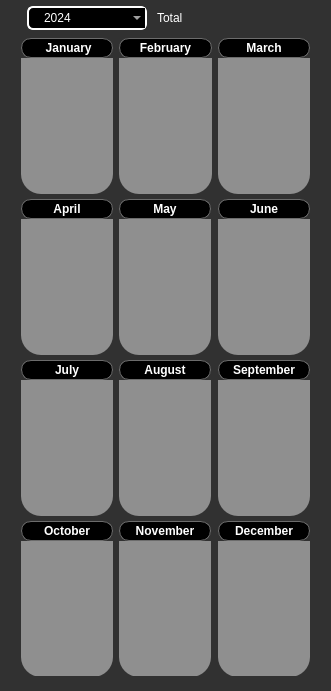
   <widget class="QFrame" name="Breeding_Info_Frame">
    <property name="enabled">
     <bool>true</bool>
    </property>
    <property name="geometry">
     <rect>
      <x>310</x>
      <y>10</y>
      <width>331</width>
      <height>691</height>
     </rect>
    </property>
    <property name="minimumSize">
     <size>
      <width>331</width>
      <height>691</height>
     </size>
    </property>
    <property name="maximumSize">
     <size>
      <width>331</width>
      <height>691</height>
     </size>
    </property>
    <property name="mouseTracking">
     <bool>false</bool>
    </property>
    <property name="styleSheet">
     <string notr="true">QWidget{
	background-color: rgb(49, 49, 49);
	color: rgb(255, 255, 255);
	border-style: outset;
    	border-radius: 20px;
	font: 75 10pt &quot;Acme&quot;;
}</string>
    </property>
    <property name="frameShape">
     <enum>QFrame::StyledPanel</enum>
    </property>
    <property name="frameShadow">
     <enum>QFrame::Raised</enum>
    </property>
    <widget class="QComboBox" name="YearSelection_Rabbit">
     <property name="geometry">
      <rect>
       <x>27</x>
       <y>6</y>
       <width>120</width>
       <height>24</height>
      </rect>
     </property>
     <property name="minimumSize">
      <size>
       <width>120</width>
       <height>24</height>
      </size>
     </property>
     <property name="maximumSize">
      <size>
       <width>120</width>
       <height>24</height>
      </size>
     </property>
     <property name="styleSheet">
      <string notr="true">QComboBox{
	border: 2px solid white;
	border-radius:6px;
	padding:1px 18px 1px 3px;
	background-color: rgb(0, 0, 0);
	color: rgb(255, 255, 255);
	padding-left: 15px;
	selection-background-color: #2980B9;
}</string>
     </property>
     <item>
      <property name="text">
       <string>2024</string>
      </property>
      <property name="icon">
       <iconset resource="resources.qrc">
        <normaloff>:/Icons/Calendar_White.png</normaloff>:/Icons/Calendar_White.png</iconset>
      </property>
     </item>
     <item>
      <property name="text">
       <string>2025</string>
      </property>
      <property name="icon">
       <iconset resource="resources.qrc">
        <normaloff>:/Icons/Calendar_White.png</normaloff>:/Icons/Calendar_White.png</iconset>
      </property>
     </item>
     <item>
      <property name="text">
       <string>2026</string>
      </property>
      <property name="icon">
       <iconset resource="resources.qrc">
        <normaloff>:/Icons/Calendar_White.png</normaloff>:/Icons/Calendar_White.png</iconset>
      </property>
     </item>
     <item>
      <property name="text">
       <string>2027</string>
      </property>
      <property name="icon">
       <iconset resource="resources.qrc">
        <normaloff>:/Icons/Calendar_White.png</normaloff>:/Icons/Calendar_White.png</iconset>
      </property>
     </item>
     <item>
      <property name="text">
       <string>2028</string>
      </property>
      <property name="icon">
       <iconset resource="resources.qrc">
        <normaloff>:/Icons/Calendar_White.png</normaloff>:/Icons/Calendar_White.png</iconset>
      </property>
     </item>
     <item>
      <property name="text">
       <string>2029</string>
      </property>
      <property name="icon">
       <iconset resource="resources.qrc">
        <normaloff>:/Icons/Calendar_White.png</normaloff>:/Icons/Calendar_White.png</iconset>
      </property>
     </item>
     <item>
      <property name="text">
       <string>2030</string>
      </property>
      <property name="icon">
       <iconset resource="resources.qrc">
        <normaloff>:/Icons/Calendar_White.png</normaloff>:/Icons/Calendar_White.png</iconset>
      </property>
     </item>
     <item>
      <property name="text">
       <string>2031</string>
      </property>
      <property name="icon">
       <iconset resource="resources.qrc">
        <normaloff>:/Icons/Calendar_White.png</normaloff>:/Icons/Calendar_White.png</iconset>
      </property>
     </item>
     <item>
      <property name="text">
       <string>2032</string>
      </property>
      <property name="icon">
       <iconset resource="resources.qrc">
        <normaloff>:/Icons/Calendar_White.png</normaloff>:/Icons/Calendar_White.png</iconset>
      </property>
     </item>
     <item>
      <property name="text">
       <string>2033</string>
      </property>
      <property name="icon">
       <iconset resource="resources.qrc">
        <normaloff>:/Icons/Calendar_White.png</normaloff>:/Icons/Calendar_White.png</iconset>
      </property>
     </item>
     <item>
      <property name="text">
       <string>2034</string>
      </property>
      <property name="icon">
       <iconset resource="resources.qrc">
        <normaloff>:/Icons/Calendar_White.png</normaloff>:/Icons/Calendar_White.png</iconset>
      </property>
     </item>
     <item>
      <property name="text">
       <string>2035</string>
      </property>
      <property name="icon">
       <iconset resource="resources.qrc">
        <normaloff>:/Icons/Calendar_White.png</normaloff>:/Icons/Calendar_White.png</iconset>
      </property>
     </item>
     <item>
      <property name="text">
       <string>2036</string>
      </property>
      <property name="icon">
       <iconset resource="resources.qrc">
        <normaloff>:/Icons/Calendar_White.png</normaloff>:/Icons/Calendar_White.png</iconset>
      </property>
     </item>
     <item>
      <property name="text">
       <string>2037</string>
      </property>
      <property name="icon">
       <iconset resource="resources.qrc">
        <normaloff>:/Icons/Calendar_White.png</normaloff>:/Icons/Calendar_White.png</iconset>
      </property>
     </item>
     <item>
      <property name="text">
       <string>2038</string>
      </property>
      <property name="icon">
       <iconset resource="resources.qrc">
        <normaloff>:/Icons/Calendar_White.png</normaloff>:/Icons/Calendar_White.png</iconset>
      </property>
     </item>
     <item>
      <property name="text">
       <string>2039</string>
      </property>
      <property name="icon">
       <iconset resource="resources.qrc">
        <normaloff>:/Icons/Calendar_White.png</normaloff>:/Icons/Calendar_White.png</iconset>
      </property>
     </item>
     <item>
      <property name="text">
       <string>2040</string>
      </property>
      <property name="icon">
       <iconset resource="resources.qrc">
        <normaloff>:/Icons/Calendar_White.png</normaloff>:/Icons/Calendar_White.png</iconset>
      </property>
     </item>
    </widget>
    <widget class="QWidget" name="layoutWidget">
     <property name="geometry">
      <rect>
       <x>21</x>
       <y>38</y>
       <width>291</width>
       <height>638</height>
      </rect>
     </property>
     <layout class="QGridLayout" name="Rabbit_Detail_Grid">
      <item row="3" column="0">
       <widget class="QTableWidget" name="Rabbit_Detail_Table_10">
        <property name="minimumSize">
         <size>
          <width>92</width>
          <height>156</height>
         </size>
        </property>
        <property name="maximumSize">
         <size>
          <width>92</width>
          <height>156</height>
         </size>
        </property>
        <property name="styleSheet">
         <string notr="true">QHeaderView::section{
	font-weight:bold;
	color: rgb(255, 255, 255);
	background-color: rgb(0, 0, 0);
	border: 1px solid #6c6c6c;
	border-radius:10px;
}
QHeaderView::section:checked
{
	color: rgb(0, 0, 0);
	background-color: rgb(199, 199, 199);
}
QTableWidget{
	color: rgb(0, 0, 0);
	background-color: rgb(143, 143, 143);
	alternate-background-color: rgb(176, 237, 251);
	border:0px;
}</string>
        </property>
        <property name="verticalScrollBarPolicy">
         <enum>Qt::ScrollBarAlwaysOff</enum>
        </property>
        <property name="horizontalScrollBarPolicy">
         <enum>Qt::ScrollBarAlwaysOff</enum>
        </property>
        <property name="editTriggers">
         <set>QAbstractItemView::NoEditTriggers</set>
        </property>
        <attribute name="horizontalHeaderDefaultSectionSize">
         <number>10</number>
        </attribute>
        <attribute name="horizontalHeaderStretchLastSection">
         <bool>true</bool>
        </attribute>
        <attribute name="verticalHeaderVisible">
         <bool>false</bool>
        </attribute>
        <column>
         <property name="text">
          <string>October</string>
         </property>
         <property name="textAlignment">
          <set>AlignCenter</set>
         </property>
         <property name="icon">
          <iconset resource="resources.qrc">
           <normaloff>:/Icons/Calendar_White.png</normaloff>:/Icons/Calendar_White.png</iconset>
         </property>
        </column>
       </widget>
      </item>
      <item row="3" column="1">
       <widget class="QTableWidget" name="Rabbit_Detail_Table_11">
        <property name="minimumSize">
         <size>
          <width>92</width>
          <height>156</height>
         </size>
        </property>
        <property name="maximumSize">
         <size>
          <width>92</width>
          <height>156</height>
         </size>
        </property>
        <property name="styleSheet">
         <string notr="true">QHeaderView::section{
	font-weight:bold;
	color: rgb(255, 255, 255);
	background-color: rgb(0, 0, 0);
	border: 1px solid #6c6c6c;
	border-radius:10px;
}
QHeaderView::section:checked
{
	color: rgb(0, 0, 0);
	background-color: rgb(199, 199, 199);
}
QTableWidget{
	color: rgb(0, 0, 0);
	background-color: rgb(143, 143, 143);
	alternate-background-color: rgb(176, 237, 251);
	border:0px;
}</string>
        </property>
        <property name="verticalScrollBarPolicy">
         <enum>Qt::ScrollBarAlwaysOff</enum>
        </property>
        <property name="horizontalScrollBarPolicy">
         <enum>Qt::ScrollBarAlwaysOff</enum>
        </property>
        <property name="editTriggers">
         <set>QAbstractItemView::NoEditTriggers</set>
        </property>
        <attribute name="horizontalHeaderDefaultSectionSize">
         <number>10</number>
        </attribute>
        <attribute name="horizontalHeaderStretchLastSection">
         <bool>true</bool>
        </attribute>
        <attribute name="verticalHeaderVisible">
         <bool>false</bool>
        </attribute>
        <column>
         <property name="text">
          <string>November</string>
         </property>
         <property name="textAlignment">
          <set>AlignCenter</set>
         </property>
         <property name="icon">
          <iconset resource="resources.qrc">
           <normaloff>:/Icons/Calendar_White.png</normaloff>:/Icons/Calendar_White.png</iconset>
         </property>
        </column>
       </widget>
      </item>
      <item row="0" column="1">
       <widget class="QTableWidget" name="Rabbit_Detail_Table_2">
        <property name="minimumSize">
         <size>
          <width>93</width>
          <height>156</height>
         </size>
        </property>
        <property name="maximumSize">
         <size>
          <width>93</width>
          <height>156</height>
         </size>
        </property>
        <property name="styleSheet">
         <string notr="true">QHeaderView::section{
	font-weight:bold;
	color: rgb(255, 255, 255);
	background-color: rgb(0, 0, 0);
	border: 1px solid #6c6c6c;
	border-radius:10px;
}
QHeaderView::section:checked
{
	color: rgb(0, 0, 0);
	background-color: rgb(199, 199, 199);
}
QTableWidget{
	color: rgb(0, 0, 0);
	background-color: rgb(143, 143, 143);
	alternate-background-color: rgb(176, 237, 251);
	border:0px;
}</string>
        </property>
        <property name="verticalScrollBarPolicy">
         <enum>Qt::ScrollBarAlwaysOff</enum>
        </property>
        <property name="horizontalScrollBarPolicy">
         <enum>Qt::ScrollBarAlwaysOff</enum>
        </property>
        <property name="editTriggers">
         <set>QAbstractItemView::NoEditTriggers</set>
        </property>
        <attribute name="horizontalHeaderDefaultSectionSize">
         <number>10</number>
        </attribute>
        <attribute name="horizontalHeaderStretchLastSection">
         <bool>true</bool>
        </attribute>
        <attribute name="verticalHeaderVisible">
         <bool>false</bool>
        </attribute>
        <column>
         <property name="text">
          <string>February</string>
         </property>
         <property name="textAlignment">
          <set>AlignCenter</set>
         </property>
         <property name="icon">
          <iconset resource="resources.qrc">
           <normaloff>:/Icons/Calendar_White.png</normaloff>:/Icons/Calendar_White.png</iconset>
         </property>
        </column>
       </widget>
      </item>
      <item row="2" column="1">
       <widget class="QTableWidget" name="Rabbit_Detail_Table_8">
        <property name="minimumSize">
         <size>
          <width>92</width>
          <height>156</height>
         </size>
        </property>
        <property name="maximumSize">
         <size>
          <width>92</width>
          <height>156</height>
         </size>
        </property>
        <property name="styleSheet">
         <string notr="true">QHeaderView::section{
	font-weight:bold;
	color: rgb(255, 255, 255);
	background-color: rgb(0, 0, 0);
	border: 1px solid #6c6c6c;
	border-radius:10px;
}
QHeaderView::section:checked
{
	color: rgb(0, 0, 0);
	background-color: rgb(199, 199, 199);
}
QTableWidget{
	color: rgb(0, 0, 0);
	background-color: rgb(143, 143, 143);
	alternate-background-color: rgb(176, 237, 251);
	border:0px;
}</string>
        </property>
        <property name="verticalScrollBarPolicy">
         <enum>Qt::ScrollBarAlwaysOff</enum>
        </property>
        <property name="horizontalScrollBarPolicy">
         <enum>Qt::ScrollBarAlwaysOff</enum>
        </property>
        <property name="editTriggers">
         <set>QAbstractItemView::NoEditTriggers</set>
        </property>
        <attribute name="horizontalHeaderDefaultSectionSize">
         <number>10</number>
        </attribute>
        <attribute name="horizontalHeaderStretchLastSection">
         <bool>true</bool>
        </attribute>
        <attribute name="verticalHeaderVisible">
         <bool>false</bool>
        </attribute>
        <column>
         <property name="text">
          <string>August</string>
         </property>
         <property name="textAlignment">
          <set>AlignCenter</set>
         </property>
         <property name="icon">
          <iconset resource="resources.qrc">
           <normaloff>:/Icons/Calendar_White.png</normaloff>:/Icons/Calendar_White.png</iconset>
         </property>
        </column>
       </widget>
      </item>
      <item row="1" column="2">
       <widget class="QTableWidget" name="Rabbit_Detail_Table_6">
        <property name="minimumSize">
         <size>
          <width>92</width>
          <height>156</height>
         </size>
        </property>
        <property name="maximumSize">
         <size>
          <width>92</width>
          <height>156</height>
         </size>
        </property>
        <property name="styleSheet">
         <string notr="true">QHeaderView::section{
	font-weight:bold;
	color: rgb(255, 255, 255);
	background-color: rgb(0, 0, 0);
	border: 1px solid #6c6c6c;
	border-radius:10px;
}
QHeaderView::section:checked
{
	color: rgb(0, 0, 0);
	background-color: rgb(199, 199, 199);
}
QTableWidget{
	color: rgb(0, 0, 0);
	background-color: rgb(143, 143, 143);
	alternate-background-color: rgb(176, 237, 251);
	border:0px;
}</string>
        </property>
        <property name="verticalScrollBarPolicy">
         <enum>Qt::ScrollBarAlwaysOff</enum>
        </property>
        <property name="horizontalScrollBarPolicy">
         <enum>Qt::ScrollBarAlwaysOff</enum>
        </property>
        <property name="editTriggers">
         <set>QAbstractItemView::NoEditTriggers</set>
        </property>
        <attribute name="horizontalHeaderDefaultSectionSize">
         <number>10</number>
        </attribute>
        <attribute name="horizontalHeaderStretchLastSection">
         <bool>true</bool>
        </attribute>
        <attribute name="verticalHeaderVisible">
         <bool>false</bool>
        </attribute>
        <column>
         <property name="text">
          <string>June</string>
         </property>
         <property name="textAlignment">
          <set>AlignCenter</set>
         </property>
         <property name="icon">
          <iconset resource="resources.qrc">
           <normaloff>:/Icons/Calendar_White.png</normaloff>:/Icons/Calendar_White.png</iconset>
         </property>
        </column>
       </widget>
      </item>
      <item row="2" column="0">
       <widget class="QTableWidget" name="Rabbit_Detail_Table_7">
        <property name="minimumSize">
         <size>
          <width>92</width>
          <height>156</height>
         </size>
        </property>
        <property name="maximumSize">
         <size>
          <width>92</width>
          <height>156</height>
         </size>
        </property>
        <property name="styleSheet">
         <string notr="true">QHeaderView::section{
	font-weight:bold;
	color: rgb(255, 255, 255);
	background-color: rgb(0, 0, 0);
	border: 1px solid #6c6c6c;
	border-radius:10px;
}
QHeaderView::section:checked
{
	color: rgb(0, 0, 0);
	background-color: rgb(199, 199, 199);
}
QTableWidget{
	color: rgb(0, 0, 0);
	background-color: rgb(143, 143, 143);
	alternate-background-color: rgb(176, 237, 251);
	border:0px;
}</string>
        </property>
        <property name="verticalScrollBarPolicy">
         <enum>Qt::ScrollBarAlwaysOff</enum>
        </property>
        <property name="horizontalScrollBarPolicy">
         <enum>Qt::ScrollBarAlwaysOff</enum>
        </property>
        <property name="editTriggers">
         <set>QAbstractItemView::NoEditTriggers</set>
        </property>
        <attribute name="horizontalHeaderDefaultSectionSize">
         <number>10</number>
        </attribute>
        <attribute name="horizontalHeaderStretchLastSection">
         <bool>true</bool>
        </attribute>
        <attribute name="verticalHeaderVisible">
         <bool>false</bool>
        </attribute>
        <column>
         <property name="text">
          <string>July</string>
         </property>
         <property name="textAlignment">
          <set>AlignCenter</set>
         </property>
         <property name="icon">
          <iconset resource="resources.qrc">
           <normaloff>:/Icons/Calendar_White.png</normaloff>:/Icons/Calendar_White.png</iconset>
         </property>
        </column>
       </widget>
      </item>
      <item row="2" column="2">
       <widget class="QTableWidget" name="Rabbit_Detail_Table_9">
        <property name="minimumSize">
         <size>
          <width>92</width>
          <height>156</height>
         </size>
        </property>
        <property name="maximumSize">
         <size>
          <width>92</width>
          <height>156</height>
         </size>
        </property>
        <property name="styleSheet">
         <string notr="true">QHeaderView::section{
	font-weight:bold;
	color: rgb(255, 255, 255);
	background-color: rgb(0, 0, 0);
	border: 1px solid #6c6c6c;
	border-radius:10px;
}
QHeaderView::section:checked
{
	color: rgb(0, 0, 0);
	background-color: rgb(199, 199, 199);
}
QTableWidget{
	color: rgb(0, 0, 0);
	background-color: rgb(143, 143, 143);
	alternate-background-color: rgb(176, 237, 251);
	border:0px;
}</string>
        </property>
        <property name="verticalScrollBarPolicy">
         <enum>Qt::ScrollBarAlwaysOff</enum>
        </property>
        <property name="horizontalScrollBarPolicy">
         <enum>Qt::ScrollBarAlwaysOff</enum>
        </property>
        <property name="editTriggers">
         <set>QAbstractItemView::NoEditTriggers</set>
        </property>
        <attribute name="horizontalHeaderDefaultSectionSize">
         <number>10</number>
        </attribute>
        <attribute name="horizontalHeaderStretchLastSection">
         <bool>true</bool>
        </attribute>
        <attribute name="verticalHeaderVisible">
         <bool>false</bool>
        </attribute>
        <column>
         <property name="text">
          <string>September</string>
         </property>
         <property name="textAlignment">
          <set>AlignCenter</set>
         </property>
         <property name="icon">
          <iconset resource="resources.qrc">
           <normaloff>:/Icons/Calendar_White.png</normaloff>:/Icons/Calendar_White.png</iconset>
         </property>
        </column>
       </widget>
      </item>
      <item row="1" column="0">
       <widget class="QTableWidget" name="Rabbit_Detail_Table_4">
        <property name="minimumSize">
         <size>
          <width>92</width>
          <height>156</height>
         </size>
        </property>
        <property name="maximumSize">
         <size>
          <width>92</width>
          <height>156</height>
         </size>
        </property>
        <property name="styleSheet">
         <string notr="true">QHeaderView::section{
	font-weight:bold;
	color: rgb(255, 255, 255);
	background-color: rgb(0, 0, 0);
	border: 1px solid #6c6c6c;
	border-radius:10px;
}
QHeaderView::section:checked
{
	color: rgb(0, 0, 0);
	background-color: rgb(199, 199, 199);
}
QTableWidget{
	color: rgb(0, 0, 0);
	background-color: rgb(143, 143, 143);
	alternate-background-color: rgb(176, 237, 251);
	border:0px;
}</string>
        </property>
        <property name="verticalScrollBarPolicy">
         <enum>Qt::ScrollBarAlwaysOff</enum>
        </property>
        <property name="horizontalScrollBarPolicy">
         <enum>Qt::ScrollBarAlwaysOff</enum>
        </property>
        <property name="editTriggers">
         <set>QAbstractItemView::NoEditTriggers</set>
        </property>
        <attribute name="horizontalHeaderDefaultSectionSize">
         <number>10</number>
        </attribute>
        <attribute name="horizontalHeaderStretchLastSection">
         <bool>true</bool>
        </attribute>
        <attribute name="verticalHeaderVisible">
         <bool>false</bool>
        </attribute>
        <column>
         <property name="text">
          <string>April</string>
         </property>
         <property name="textAlignment">
          <set>AlignCenter</set>
         </property>
         <property name="icon">
          <iconset resource="resources.qrc">
           <normaloff>:/Icons/Calendar_White.png</normaloff>:/Icons/Calendar_White.png</iconset>
         </property>
        </column>
       </widget>
      </item>
      <item row="0" column="2">
       <widget class="QTableWidget" name="Rabbit_Detail_Table_3">
        <property name="minimumSize">
         <size>
          <width>92</width>
          <height>156</height>
         </size>
        </property>
        <property name="maximumSize">
         <size>
          <width>92</width>
          <height>156</height>
         </size>
        </property>
        <property name="styleSheet">
         <string notr="true">QHeaderView::section{
	font-weight:bold;
	color: rgb(255, 255, 255);
	background-color: rgb(0, 0, 0);
	border: 1px solid #6c6c6c;
	border-radius:10px;
}
QHeaderView::section:checked
{
	color: rgb(0, 0, 0);
	background-color: rgb(199, 199, 199);
}
QTableWidget{
	color: rgb(0, 0, 0);
	background-color: rgb(143, 143, 143);
	alternate-background-color: rgb(176, 237, 251);
	border:0px;
}</string>
        </property>
        <property name="verticalScrollBarPolicy">
         <enum>Qt::ScrollBarAlwaysOff</enum>
        </property>
        <property name="horizontalScrollBarPolicy">
         <enum>Qt::ScrollBarAlwaysOff</enum>
        </property>
        <property name="editTriggers">
         <set>QAbstractItemView::NoEditTriggers</set>
        </property>
        <attribute name="horizontalHeaderDefaultSectionSize">
         <number>10</number>
        </attribute>
        <attribute name="horizontalHeaderStretchLastSection">
         <bool>true</bool>
        </attribute>
        <attribute name="verticalHeaderVisible">
         <bool>false</bool>
        </attribute>
        <column>
         <property name="text">
          <string>March</string>
         </property>
         <property name="textAlignment">
          <set>AlignCenter</set>
         </property>
         <property name="icon">
          <iconset resource="resources.qrc">
           <normaloff>:/Icons/Calendar_White.png</normaloff>:/Icons/Calendar_White.png</iconset>
         </property>
        </column>
       </widget>
      </item>
      <item row="0" column="0">
       <widget class="QTableWidget" name="Rabbit_Detail_Table_1">
        <property name="minimumSize">
         <size>
          <width>92</width>
          <height>156</height>
         </size>
        </property>
        <property name="maximumSize">
         <size>
          <width>92</width>
          <height>156</height>
         </size>
        </property>
        <property name="styleSheet">
         <string notr="true">QHeaderView::section{
	font-weight:bold;
	color: rgb(255, 255, 255);
	background-color: rgb(0, 0, 0);
	border: 1px solid #6c6c6c;
	border-radius:10px;
}
QHeaderView::section:checked
{
	color: rgb(0, 0, 0);
	background-color: rgb(199, 199, 199);
}
QTableWidget{
	color: rgb(0, 0, 0);
	background-color: rgb(143, 143, 143);
	alternate-background-color: rgb(176, 237, 251);
	border:0px;
}</string>
        </property>
        <property name="verticalScrollBarPolicy">
         <enum>Qt::ScrollBarAlwaysOff</enum>
        </property>
        <property name="horizontalScrollBarPolicy">
         <enum>Qt::ScrollBarAlwaysOff</enum>
        </property>
        <property name="editTriggers">
         <set>QAbstractItemView::NoEditTriggers</set>
        </property>
        <attribute name="horizontalHeaderDefaultSectionSize">
         <number>10</number>
        </attribute>
        <attribute name="horizontalHeaderShowSortIndicator" stdset="0">
         <bool>false</bool>
        </attribute>
        <attribute name="horizontalHeaderStretchLastSection">
         <bool>true</bool>
        </attribute>
        <attribute name="verticalHeaderVisible">
         <bool>false</bool>
        </attribute>
        <column>
         <property name="text">
          <string> January</string>
         </property>
         <property name="textAlignment">
          <set>AlignCenter</set>
         </property>
         <property name="icon">
          <iconset resource="resources.qrc">
           <normaloff>:/Icons/Calendar_White.png</normaloff>:/Icons/Calendar_White.png</iconset>
         </property>
        </column>
       </widget>
      </item>
      <item row="1" column="1">
       <widget class="QTableWidget" name="Rabbit_Detail_Table_5">
        <property name="minimumSize">
         <size>
          <width>92</width>
          <height>156</height>
         </size>
        </property>
        <property name="maximumSize">
         <size>
          <width>92</width>
          <height>156</height>
         </size>
        </property>
        <property name="styleSheet">
         <string notr="true">QHeaderView::section{
	font-weight:bold;
	color: rgb(255, 255, 255);
	background-color: rgb(0, 0, 0);
	border: 1px solid #6c6c6c;
	border-radius:10px;
}
QHeaderView::section:checked
{
	color: rgb(0, 0, 0);
	background-color: rgb(199, 199, 199);
}
QTableWidget{
	color: rgb(0, 0, 0);
	background-color: rgb(143, 143, 143);
	alternate-background-color: rgb(176, 237, 251);
	border:0px;
}</string>
        </property>
        <property name="verticalScrollBarPolicy">
         <enum>Qt::ScrollBarAlwaysOff</enum>
        </property>
        <property name="horizontalScrollBarPolicy">
         <enum>Qt::ScrollBarAlwaysOff</enum>
        </property>
        <property name="editTriggers">
         <set>QAbstractItemView::NoEditTriggers</set>
        </property>
        <attribute name="horizontalHeaderDefaultSectionSize">
         <number>10</number>
        </attribute>
        <attribute name="horizontalHeaderStretchLastSection">
         <bool>true</bool>
        </attribute>
        <attribute name="verticalHeaderVisible">
         <bool>false</bool>
        </attribute>
        <column>
         <property name="text">
          <string>May</string>
         </property>
         <property name="textAlignment">
          <set>AlignCenter</set>
         </property>
         <property name="icon">
          <iconset resource="resources.qrc">
           <normaloff>:/Icons/Calendar_White.png</normaloff>:/Icons/Calendar_White.png</iconset>
         </property>
        </column>
       </widget>
      </item>
      <item row="3" column="2">
       <widget class="QTableWidget" name="Rabbit_Detail_Table_12">
        <property name="minimumSize">
         <size>
          <width>92</width>
          <height>156</height>
         </size>
        </property>
        <property name="maximumSize">
         <size>
          <width>92</width>
          <height>156</height>
         </size>
        </property>
        <property name="styleSheet">
         <string notr="true">QHeaderView::section{
	font-weight:bold;
	color: rgb(255, 255, 255);
	background-color: rgb(0, 0, 0);
	border: 1px solid #6c6c6c;
	border-radius:10px;
}
QHeaderView::section:checked
{
	color: rgb(0, 0, 0);
	background-color: rgb(199, 199, 199);
}
QTableWidget{
	color: rgb(0, 0, 0);
	background-color: rgb(143, 143, 143);
	alternate-background-color: rgb(176, 237, 251);
	border:0px;
}</string>
        </property>
        <property name="verticalScrollBarPolicy">
         <enum>Qt::ScrollBarAlwaysOff</enum>
        </property>
        <property name="horizontalScrollBarPolicy">
         <enum>Qt::ScrollBarAlwaysOff</enum>
        </property>
        <property name="editTriggers">
         <set>QAbstractItemView::NoEditTriggers</set>
        </property>
        <attribute name="horizontalHeaderDefaultSectionSize">
         <number>10</number>
        </attribute>
        <attribute name="horizontalHeaderStretchLastSection">
         <bool>true</bool>
        </attribute>
        <attribute name="verticalHeaderVisible">
         <bool>false</bool>
        </attribute>
        <column>
         <property name="text">
          <string>December</string>
         </property>
         <property name="textAlignment">
          <set>AlignCenter</set>
         </property>
         <property name="icon">
          <iconset resource="resources.qrc">
           <normaloff>:/Icons/Calendar_White.png</normaloff>:/Icons/Calendar_White.png</iconset>
         </property>
        </column>
       </widget>
      </item>
     </layout>
    </widget>
    <widget class="QLabel" name="Rabbit_Total_Bunnies_Label">
     <property name="geometry">
      <rect>
       <x>157</x>
       <y>7</y>
       <width>159</width>
       <height>21</height>
      </rect>
     </property>
     <property name="minimumSize">
      <size>
       <width>159</width>
       <height>21</height>
      </size>
     </property>
     <property name="maximumSize">
      <size>
       <width>159</width>
       <height>21</height>
      </size>
     </property>
     <property name="styleSheet">
      <string notr="true">border: none;
background-color: rgba(0, 0, 0, 0);
color: rgb(255, 255, 255);
font: 75 13pt &quot;Acme&quot;;</string>
     </property>
     <property name="text">
      <string>Total</string>
     </property>
    </widget>
   </widget>
